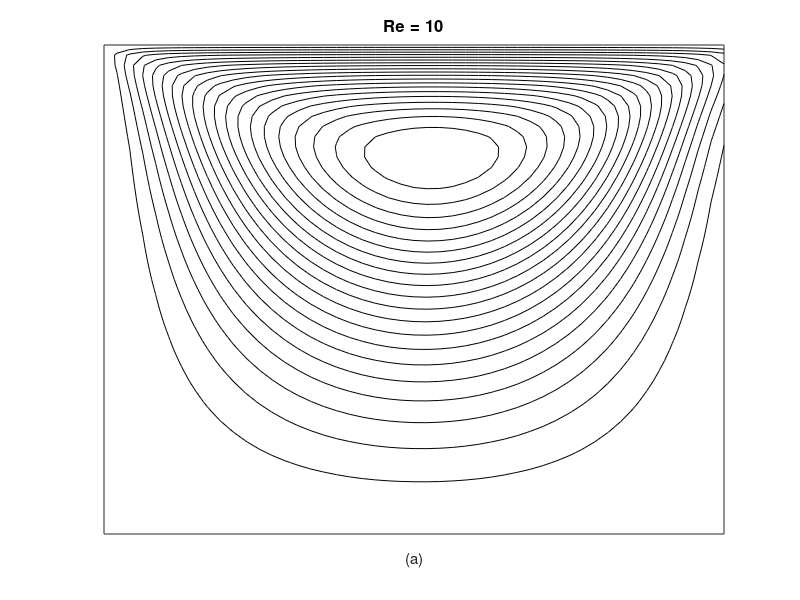

Write MATLAB code to recreate this figure.
data = dlmread('data-psi-tdma.txt', '', 0, 0);
figure
[C,h] = contour(data, 20, 'k');
set(gca,'XTick',[], 'YTick', [])
%clabel(C,h,'FontSize',30,'labelspacing', 700)
%imagesc(data)
title('Re = 10','fontsize',12)
%colorbar
axis ij
xlabel('(a)')